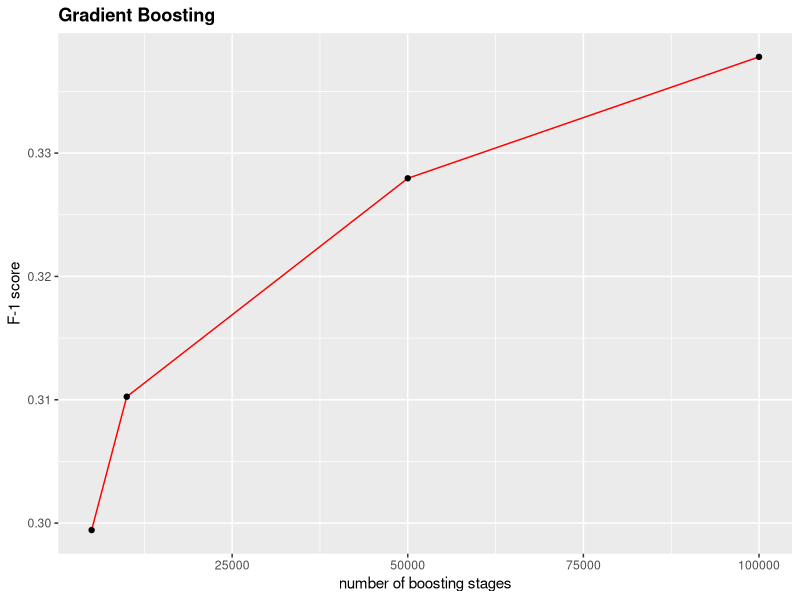

Write R code to recreate this figure.
library(ggplot2)

options(digits = 4)

gb = data.frame(stage = c(5000, 10000, 50000, 100000), F1=c(0.2994350282, 0.3102493074,0.3279569892,0.337801608579))

ggplot(data=gb, aes(x=stage, y=F1)) +
  geom_line(color="red")+
  geom_point() + scale_x_continuous(name = "number of boosting stages") + 
  scale_y_continuous(name="F-1 score") + 
  ggtitle("Gradient Boosting") + 
  theme(plot.title = element_text(lineheight=.8, face="bold"))